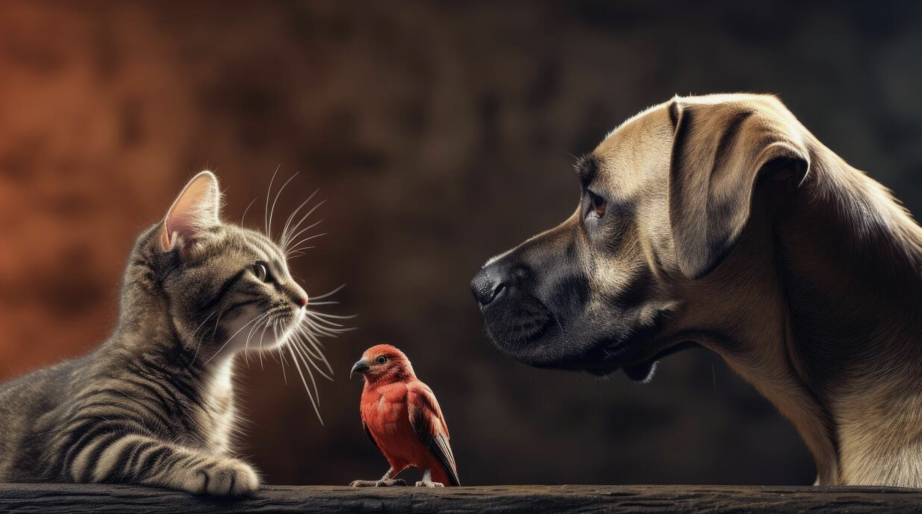
#> input picture 1-Draw_Bounding_Box/resources/animals.png, 2764 x 1542 px, found by its file name (shown at 1/3 size)
$ jupyter execute 1-Draw_Bounding_Box.ipynb
#> lines starting #> are read from the running program, lines starting #| are printed output that depends on the picture
**<h1 align="center">Universidad Internacional del Ecuador</h1>**

**<h2 align="center">Visión por Computador</h2>**

***<h3 align="left">Grupo 8</h3>***
- ***<h3 align="left">DARIO WLADIMIR HERRERA CHÁVEZ</h3>***
- ***<h3 align="left">FABIAN PATRICIO AGUIRRE PAREJA</h3>***
- ***<h3 align="left">JORGE ARMANDO QUIZAMANCHURO FUEL</h3>***
- ***<h3 align="left">JONATHAN ANDRES VASCO CALVACHE</h3>***

> *Repositorio*
>
> https://github.com/daros10/UIDE-Vision-Por-Computador-Homework-3

## - Cajas Delimitadoras

El presente entregable tiene como objetivo comprender el proceso de creación de cajas delimitadoras (bounding boxes) en objetos dentro de una imagen, utilizando coordenadas en los ejes X e Y para definir su posición y tamaño.

## - Desarrollo

Inicialmente, procedemos a cargar nuestra imagen de referencia para poder observar de mejora manera las coordenadas dentro del plano.

[cell 1]
import cv2
from matplotlib import pyplot as plt

img = cv2.imread('1-Draw_Bounding_Box/resources/animals.png')
#> img is the input picture: shape (1542, 2764, 3); mean B, G, R 44.9, 52.2, 68.9
print('Image shape:', img.shape)
#| Image shape: (1542, 2764, 3)

img_rgb = cv2.cvtColor(img, cv2.COLOR_BGR2RGB)

plt.style.use("dark_background")
plt.imshow(img_rgb)
plt.show()

Una vez que la imagen ha sido cargada, se crean las cajas delimitadoras a partir de coordenadas en los ejes X e Y para los tres sujetos de prueba, en este caso un gato, un pájaro y un perro.

[cell 2]
x1_cat, y1_cat = 0, 470
x2_cat, y2_cat = 950, 1495

x1_bird, y1_bird = 1015, 1002
x2_bird, y2_bird = 1400, 1495

x1_dog, y1_dog = 1400, 215
x2_dog, y2_dog = 2755, 1495

Con las coordenadas definidas procedemos a crear los labels para identificar cada caja delimitadora.

[cell 3]
cat_color = (255, 255, 0)
bird_color = (0, 255, 0)
dog_color = (255, 0, 0)

cv2.putText(img_rgb, "Cat", (x1_cat, y1_cat - 20),
            cv2.FONT_HERSHEY_SIMPLEX, 2, cat_color, 5)

cv2.putText(img_rgb, "Bird", (x1_bird, y1_bird - 20),
            cv2.FONT_HERSHEY_SIMPLEX, 2, (0, 255, 0), 5)

cv2.putText(img_rgb, "Dog", (x1_dog, y1_dog - 20),
            cv2.FONT_HERSHEY_SIMPLEX, 2, dog_color, 5)

Finalmente, presentamos y mostramos los resultados, con nuestros sujetos delimitados por cajas de colores.

[cell 4]
img_box = cv2.rectangle(img_rgb, (x1_cat, y1_cat), (x2_cat, y2_cat), cat_color, 15)
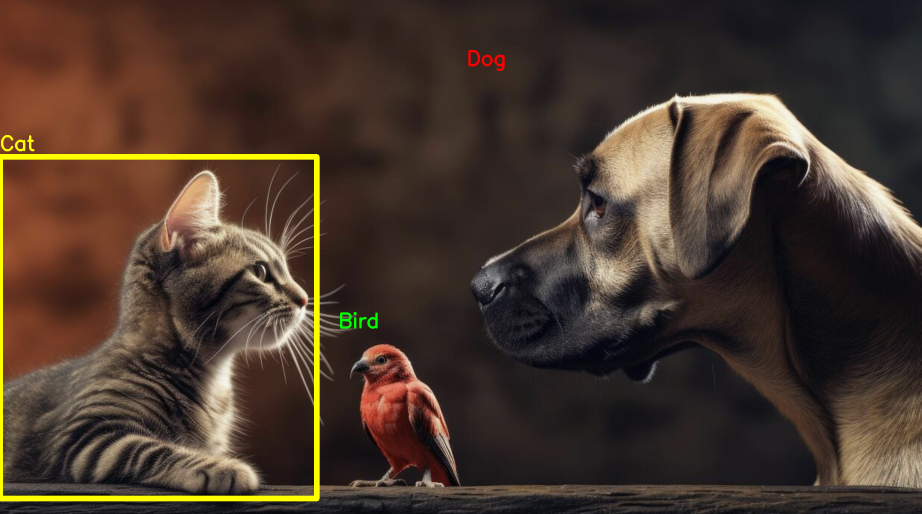
#> img_box: shape (1542, 2764, 3) (shown at 1/3 size); mean R, G, B 71.6, 55.2, 44.3
img_box = cv2.rectangle(img_rgb, (x1_bird, y1_bird), (x2_bird, y2_bird), bird_color, 15)
img_box = cv2.rectangle(img_rgb, (x1_dog, y1_dog), (x2_dog, y2_dog), dog_color, 15)
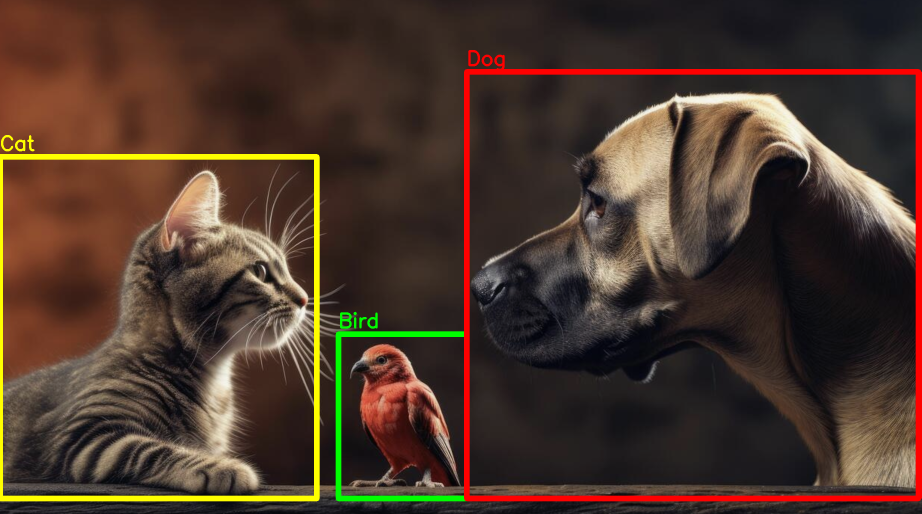
#> img_box: shape (1542, 2764, 3) (shown at 1/3 size); mean R, G, B 75.6, 55.4, 43.3

plt.style.use("dark_background")
plt.imshow(img_box)
plt.axis('off')
plt.show()
